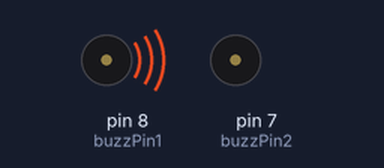
Bench run of a sketch on a simulated Arduino Uno, built with avr-gcc and run on an emulated ATmega328P. On the bench: buzzer (waves = sounding, pin HIGH). Pins used as bus, display or sensor lines are not drawn.

Above: at 0.1 s.
Timing chart, 0 to 40.0 s (numbered marks = the images above):
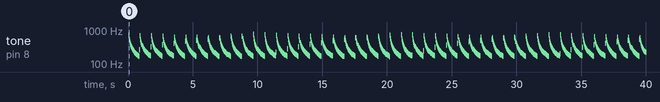

The sketch:

buzzers_interactions.ino
```cpp
//// ACTIVE BUZZER

// int myNumber;
// int buzzPin = 9;
// String msg = "Please input your number: ";
// int dt = 2000; // 2 secunde

// void setup() {
//   // put your setup code here, to run once:
//   Serial.begin(9600);
//   pinMode(buzzPin, OUTPUT);
// }

// void loop() {
//   // put your main code here, to run repeatedly:
//   Serial.println(msg);
//   while(Serial.available() == 0){}

//   myNumber = Serial.parseInt();
//   if(myNumber > 10){
//     for(int i=0;i<256;i=i+50){
//         analogWrite(buzzPin, i);
//         delay(1000);
//     }
//     // digitalWrite(buzzPin, HIGH);
//     // delay(dt);
//     digitalWrite(buzzPin, LOW);
//   }
// }


// PASSIVE BUZZER
int buzzPin1 = 8;
int buzzPin2 = 7;
int buzzTime1 = 1000;
int buzzTime2 = 500;

void setup(){
  pinMode(buzzPin1, OUTPUT);
  pinMode(buzzPin2, OUTPUT);
}

void loop(){
  for(int i = 50; i<= 2500; i=i+10){
    buzzTime1 = i;
    digitalWrite(buzzPin1, HIGH);
    delayMicroseconds(buzzTime1);
    digitalWrite(buzzPin1, LOW);
    delayMicroseconds(buzzTime1);

    digitalWrite(buzzPin2,HIGH);
    delayMicroseconds(buzzTime2);
    digitalWrite(buzzPin2, LOW);
    delayMicroseconds(buzzTime2);
  }

}
```

Measured:
- by itself, tone on pin 8 (buzzPin1): plays 702 Hz for 0.04 s, 522 Hz for 0.04 s, 440 Hz for 0.04 s, 385 Hz for 0.04 s, 347 Hz for 0.04 s, 319 Hz for 0.04 s … (999 notes in this stretch)
